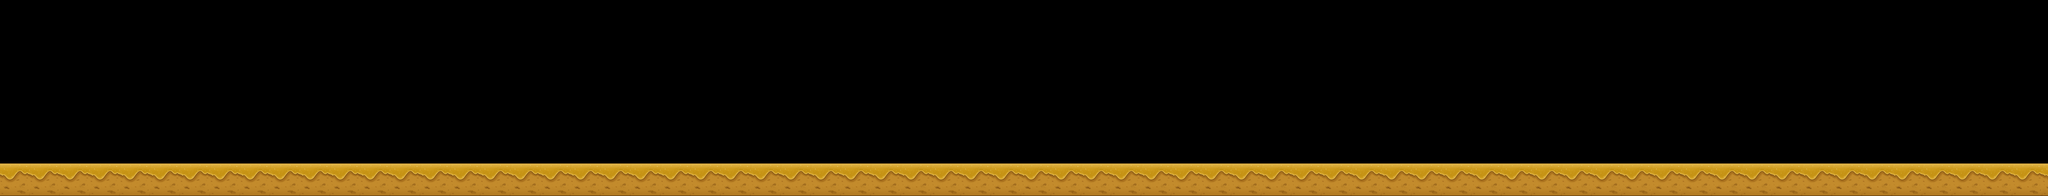

This is a level from a 2D game, rendered from its Tiled map with the project's own tilesets. A one-line summary and the map file follow, with tile-layer data summarised:
An orthogonal 250x24 tile map with 30x30 px tiles, 1 tile layer (background), 12 tilesets and 75 objects.

<map version="1.0" orientation="orthogonal" width="250" height="24" tilewidth="30" tileheight="30">
 <tileset firstgid="1" name="Ob_stage2_object_fixed" tilewidth="100" tileheight="110">
  <image source="Ob_stage2_object_fixed.png" width="100" height="110" />
 </tileset>
 <tileset firstgid="2" name="Ob_stage2-1" tilewidth="120" tileheight="140">
  <image source="Ob_stage2-1.png" width="120" height="140" />
 </tileset>
 <tileset firstgid="3" name="Ob_stage2-2" tilewidth="120" tileheight="225">
  <image source="Ob_stage2-2.png" width="120" height="225" />
 </tileset>
 <tileset firstgid="4" name="Ob_stage2-boss" tilewidth="191" tileheight="225">
  <image source="Ob_stage2-boss.png" width="191" height="225" />
 </tileset>
 <tileset firstgid="5" name="130710_coin_bronze" tilewidth="40" tileheight="40">
  <image source="130710_coin_bronze.png" width="40" height="40" />
 </tileset>
 <tileset firstgid="6" name="130710_coin_gold" tilewidth="40" tileheight="40">
  <image source="130710_coin_gold.png" width="40" height="40" />
 </tileset>
 <tileset firstgid="7" name="130710_coin_silver" tilewidth="40" tileheight="40">
  <image source="130710_coin_silver.png" width="40" height="40" />
 </tileset>
 <tileset firstgid="8" name="Ig_item_run" tilewidth="55" tileheight="55">
  <image source="Ig_item_run.png" width="55" height="55" />
 </tileset>
 <tileset firstgid="9" name="Ig_item_coin" tilewidth="55" tileheight="55">
  <image source="Ig_item_coin.png" width="55" height="55" />
 </tileset>
 <tileset firstgid="10" name="Ig_item_huge" tilewidth="55" tileheight="55">
  <image source="Ig_item_huge.png" width="55" height="55" />
 </tileset>
 <tileset firstgid="11" name="Ig_item_magnet" tilewidth="55" tileheight="55">
  <image source="Ig_item_magnet.png" width="55" height="55" />
 </tileset>
 <tileset firstgid="12" name="stage2_level1" tilewidth="30" tileheight="30">
  <image source="stage2_level1.PNG" width="7500" height="720" />
 </tileset>
 <layer name="background" width="250" height="24">
  <data>[6000 cells, 6000 non-empty, 6000 distinct tile ids]</data>
 </layer>
 <objectgroup name="mob1" width="250" height="24" opacity="0">
  <object gid="2" x="2571" y="601" />
 </objectgroup>
 <objectgroup name="mob2" width="250" height="24" opacity="0">
  <object gid="3" x="3761" y="603" />
 </objectgroup>
 <objectgroup name="coin_bronze" width="250" height="24" opacity="0.01">
  <object gid="5" x="1150" y="540" />
  <object gid="5" x="1229" y="540" />
  <object gid="5" x="1310" y="540" />
  <object gid="5" x="1389" y="540" />
  <object gid="5" x="1469" y="541" />
  <object gid="5" x="1551" y="540" />
  <object gid="5" x="1631" y="541" />
  <object gid="5" x="1710" y="540" />
  <object gid="5" x="1789" y="539" />
  <object gid="5" x="1869" y="538" />
  <object gid="5" x="1948" y="540" />
  <object gid="5" x="2031" y="541" />
  <object gid="5" x="2110" y="540" />
  <object gid="5" x="2189" y="540" />
  <object gid="5" x="2271" y="538" />
  <object gid="5" x="2350" y="541" />
  <object gid="5" x="2418" y="488" />
  <object gid="5" x="2506" y="469" />
  <object gid="5" x="2713" y="470" />
  <object gid="5" x="2785" y="540" />
  <object gid="5" x="2866" y="541" />
  <object gid="5" x="2946" y="539" />
  <object gid="5" x="3025" y="540" />
  <object gid="5" x="3103" y="540" />
  <object gid="5" x="3188" y="540" />
  <object gid="5" x="3266" y="539" />
  <object gid="5" x="3329" y="426" />
  <object gid="5" x="3421" y="356" />
  <object gid="5" x="3541" y="323" />
  <object gid="5" x="3667" y="341" />
  <object gid="5" x="3923" y="402" />
  <object gid="5" x="3995" y="492" />
  <object gid="5" x="4087" y="539" />
  <object gid="5" x="4165" y="541" />
  <object gid="5" x="4249" y="540" />
  <object gid="5" x="4327" y="540" />
  <object gid="5" x="4407" y="539" />
  <object gid="5" x="4485" y="540" />
  <object gid="5" x="4567" y="540" />
  <object gid="5" x="4637" y="489" />
  <object gid="5" x="4723" y="470" />
  <object gid="5" x="4810" y="487" />
  <object gid="5" x="4881" y="540" />
  <object gid="5" x="4958" y="539" />
  <object gid="5" x="5037" y="540" />
  <object gid="5" x="5115" y="542" />
  <object gid="5" x="5197" y="541" />
  <object gid="5" x="5277" y="541" />
  <object gid="5" x="5358" y="541" />
  <object gid="5" x="5441" y="539" />
  <object gid="5" x="5520" y="541" />
  <object gid="5" x="5597" y="540" />
  <object gid="5" x="5678" y="540" />
  <object gid="5" x="5757" y="540" />
  <object gid="5" x="5838" y="540" />
  <object gid="5" x="5917" y="538" />
  <object gid="5" x="5997" y="542" />
  <object gid="5" x="6080" y="541" />
  <object gid="5" x="6159" y="539" />
  <object gid="5" x="6238" y="540" />
  <object gid="5" x="6402" y="540" />
  <object gid="5" x="6478" y="539" />
  <object gid="5" x="6560" y="541" />
  <object gid="5" x="6638" y="542" />
  <object gid="5" x="6718" y="541" />
  <object gid="5" x="6798" y="541" />
  <object gid="5" x="6878" y="540" />
  <object gid="5" x="6960" y="541" />
  <object gid="5" x="7039" y="542" />
  <object gid="5" x="7120" y="541" />
  <object gid="5" x="7196" y="540" />
  <object gid="5" x="7278" y="541" />
 </objectgroup>
 <objectgroup name="coin_silver" width="250" height="24" opacity="0" />
 <objectgroup name="coin_gold" width="250" height="24" opacity="0" />
 <objectgroup name="object" width="250" height="24" opacity="0" />
 <objectgroup name="floor" width="250" height="24" opacity="0" />
 <objectgroup name="item_magnet" width="250" height="24" opacity="0" />
 <objectgroup name="item_run" width="250" height="24" opacity="0" />
 <objectgroup name="item_coin" width="250" height="24" opacity="0">
  <object gid="9" x="6313" y="545" />
 </objectgroup>
 <objectgroup name="item_huge" width="250" height="24" opacity="0" />
</map>
